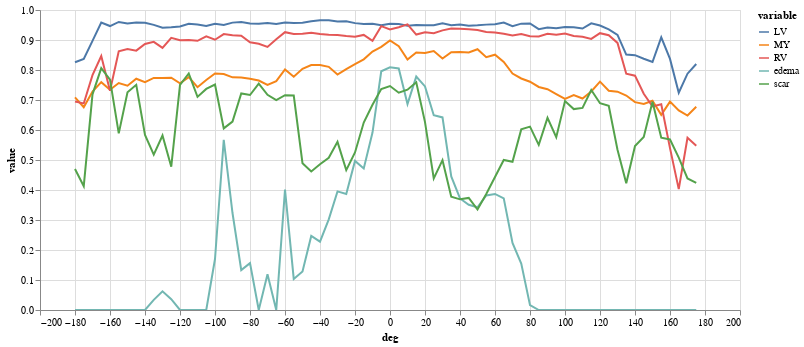

The code cell stored with this chart in its notebook:
### Code cell
(alt
 .Chart(results.melt(id_vars=['deg'],value_vars=['LV','MY','RV','edema','scar']))
 .mark_line()
 .encode(
     x="deg",
     y="value",
     color="variable",
     tooltip="value"
 )
 .properties(width=700,height=300)
 .interactive()
)

### Figure 1 — Vega-Lite specification as saved in the notebook (floating-point values rounded to 4 significant figures; data arrays with more than 128 entries replaced by an {"elided": "..."} marker saying what was removed)
{"config": {"view": {"continuousWidth": 400, "continuousHeight": 300}}, "data": {"name": "data-72abab49e9fb2cc23e8f84963346f613"}, "mark": "line", "encoding": {"color": {"field": "variable", "type": "nominal"}, "tooltip": {"field": "value", "type": "quantitative"}, "x": {"field": "deg", "type": "quantitative"}, "y": {"field": "value", "type": "quantitative"}}, "height": 300, "selection": {"selector001": {"type": "interval", "bind": "scales", "encodings": ["x", "y"]}}, "width": 700, "$schema": "https://vega.github.io/schema/vega-lite/v4.17.0.json", "datasets": {"data-72abab49e9fb2cc23e8f84963346f613": {"elided": "360 records"}}}
